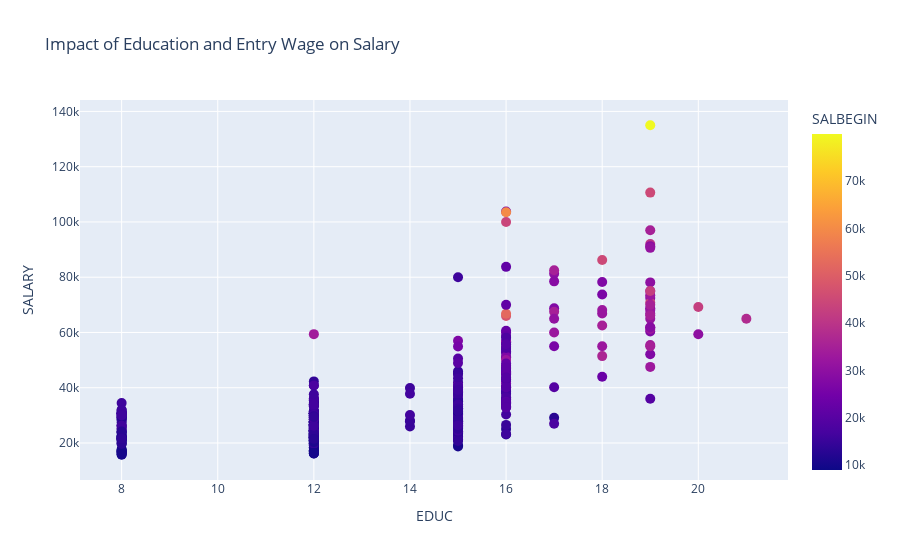

Write notebook code for a chart like this one.
### Markdown cell above
Next we may take a look at the numeric features we have, the `education degree` and the `entry wage`:

### Code cell
fig = plx.scatter(df,
    x = "EDUC", 
    y = "SALARY", 
    color = "SALBEGIN",
    title = "Impact of Education and Entry Wage on Salary"
)
fig.update_traces(marker_size=10)
fig.show()

### Figure 1 — Plotly figure (JSON) as saved in the notebook; plotly's stock layout.template omitted (floating-point values rounded to 4 significant figures; data arrays with more than 128 entries replaced by an {"elided": "..."} marker saying what was removed)
{"data": [{"hovertemplate": "EDUC=%{x}<br>SALARY=%{y}<br>SALBEGIN=%{marker.color}<extra></extra>", "legendgroup": "", "marker": {"color": {"elided": "474 int values"}, "coloraxis": "coloraxis", "size": 10, "symbol": "circle"}, "mode": "markers", "name": "", "orientation": "v", "showlegend": false, "type": "scatter", "x": {"elided": "474 int values"}, "xaxis": "x", "y": {"elided": "474 int values"}, "yaxis": "y"}], "layout": {"coloraxis": {"colorbar": {"title": {"text": "SALBEGIN"}}, "colorscale": [[0, "#0d0887"], [0.1111, "#46039f"], [0.2222, "#7201a8"], [0.3333, "#9c179e"], [0.4444, "#bd3786"], [0.5556, "#d8576b"], [0.6667, "#ed7953"], [0.7778, "#fb9f3a"], [0.8889, "#fdca26"], [1, "#f0f921"]]}, "legend": {"tracegroupgap": 0}, "title": {"text": "Impact of Education and Entry Wage on Salary"}, "xaxis": {"anchor": "y", "domain": [0, 1], "title": {"text": "EDUC"}}, "yaxis": {"anchor": "x", "domain": [0, 1], "title": {"text": "SALARY"}}}}
